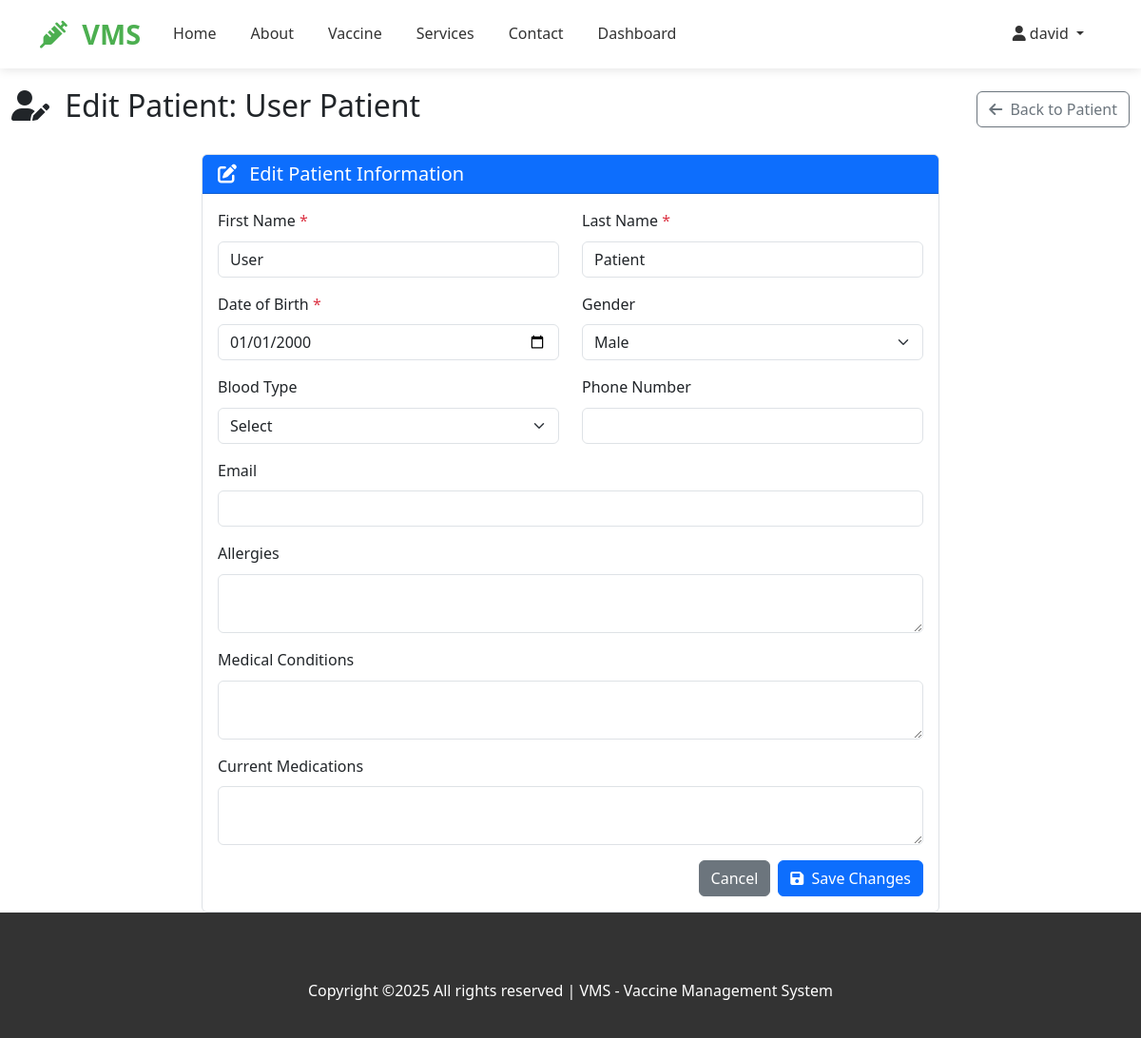
/patient/edit/15/ (signed in), run on the app's committed database.
### vaccineapp/models.py (models this page shows, shortened)
class Patient(models.Model):
    GENDER_CHOICES = [
        ("M", "Male"),
        ("F", "Female"),
        ("O", "Other"),
        ("U", "Unknown"),
    ]
    BLOOD_TYPE_CHOICES = [
        ("A+", "A+"),
        ("A-", "A-"),
        ("B+", "B+"),
        ("B-", "B-"),
        ("AB+", "AB+"),
        ("AB-", "AB-"),
        ("O+", "O+"),
        ("O-", "O-"),
        ("UNK", "Unknown"),
    ]
    user = models.ForeignKey(User, on_delete=models.CASCADE, related_name="patients")
    first_name = models.CharField(max_length=100)
    last_name = models.CharField(max_length=100)
    date_of_birth = models.DateField()
    gender = models.CharField(max_length=1, choices=GENDER_CHOICES, default="U")
    weight = models.DecimalField(
        max_digits=5, decimal_places=2, blank=True, null=True, help_text="Weight in kg"
    )
    height = models.DecimalField(
        max_digits=5, decimal_places=2, blank=True, null=True, help_text="Height in cm"
    )
    blood_type = models.CharField(
        max_length=3, choices=BLOOD_TYPE_CHOICES, blank=True, null=True
    )
    allergies = models.TextField(
        blank=True, null=True, help_text="List any known allergies"
    )
    medical_conditions = models.TextField(
        blank=True, null=True, help_text="List any medical conditions"
    )
    current_medications = models.TextField(
        blank=True, null=True, help_text="List current medications"
    )
    patient_phone = models.CharField(max_length=15, blank=True, null=True)
    patient_email = models.EmailField(blank=True, null=True)
    relationship_to_guardian = models.CharField(
        max_length=50, blank=True, null=True, help_text="e.g., Son, Daughter, Ward"
    )
    medical_record_number = models.CharField(
        max_length=50, blank=True, null=True, unique=True
    )
    created_at = models.DateTimeField(auto_now_add=True)
    updated_at = models.DateTimeField(auto_now=True)
    class Meta:
        ordering = ["-created_at"]
        verbose_name = "Patient"
        verbose_name_plural = "Patients"
    def full_name(self):
        return f"{self.first_name} {self.last_name}"

### vaccineapp/views.py (the view, shortened to what this page needs)
# urls.py: path('patient/edit/<int:patient_id>/', views.edit_patient, name='edit_patient'),
@login_required
def edit_patient(request, patient_id):
    try:
        patient = get_object_or_404(Patient, id=patient_id)
        if patient.user != request.user and not request.user.is_staff:
            messages.error(request, 'You do not have permission to edit this patient.')
            return redirect('dashboard')
        context = {
            'patient': patient,
        }
        return render(request, 'edit_patient.html', context)
    except Exception as e:
        messages.error(request, f'Error editing patient: {str(e)}')
        return redirect('dashboard')

### vaccineapp/templates/edit_patient.html (shortened to what this page needs)
{% extends 'base.html' %}
{% load static %}
{% block content %}
<div class="container-fluid mt-4">
    <div class="row">
        <div class="col-12">
            <div class="d-flex justify-content-between align-items-center mb-4">
                <h1 class="h2">
                    <i class="fas fa-user-edit me-2"></i>
                    Edit Patient: {{ patient.full_name }}
                </h1>
                <a href="{% url 'patient_detail' patient.id %}" class="btn btn-outline-secondary">
                    <i class="fas fa-arrow-left me-1"></i> Back to Patient
                </a>
            </div>
        </div>
    </div>
    <div class="row">
        <div class="col-md-8 mx-auto">
            <div class="card">
                <div class="card-header bg-primary text-white">
                    <h5 class="card-title mb-0">
                        <i class="fas fa-edit me-2"></i>
                        Edit Patient Information
                    </h5>
                </div>
                <div class="card-body">
                    <form method="post" action="{% url 'edit_patient' patient.id %}">
                        <div class="row">
                            <div class="col-md-6 mb-3">
                                <label class="form-label">First Name <span class="text-danger">*</span></label>
                                <input type="text" class="form-control" name="first_name" value="{{ patient.first_name }}" required>
                            </div>
                            <div class="col-md-6 mb-3">
                                <label class="form-label">Last Name <span class="text-danger">*</span></label>
                                <input type="text" class="form-control" name="last_name" value="{{ patient.last_name }}" required>
                            </div>
                        </div>
                        <div class="row">
                            <div class="col-md-6 mb-3">
                                <label class="form-label">Date of Birth <span class="text-danger">*</span></label>
                                <input type="date" class="form-control" name="date_of_birth" value="{{ patient.date_of_birth|date:'Y-m-d' }}" required>
                            </div>
                            <div class="col-md-6 mb-3">
                                <label class="form-label">Gender</label>
                                <select class="form-select" name="gender">
                                    <option value="M" {% if patient.gender == 'M' %}selected{% endif %}>Male</option>
                                </select>
                            </div>
                        </div>
                        <div class="row">
                            <div class="col-md-6 mb-3">
                                <label class="form-label">Blood Type</label>
                                <select class="form-select" name="blood_type">
                                    <option value="">Select</option>
                                </select>
                            </div>
                            <div class="col-md-6 mb-3">
                                <label class="form-label">Phone Number</label>
                                <input type="tel" class="form-control" name="patient_phone" value="{{ patient.patient_phone|default:'' }}">
                            </div>
                        </div>
                        <div class="mb-3">
                            <label class="form-label">Email</label>
                            <input type="email" class="form-control" name="patient_email" value="{{ patient.patient_email|default:'' }}">
                        </div>
                        <div class="mb-3">
                            <label class="form-label">Allergies</label>
                            <textarea class="form-control" name="allergies" rows="2">{{ patient.allergies|default:'' }}</textarea>
                        </div>
                        <div class="mb-3">
                            <label class="form-label">Medical Conditions</label>
                            <textarea class="form-control" name="medical_conditions" rows="2">{{ patient.medical_conditions|default:'' }}</textarea>
                        </div>
                        <div class="mb-3">
                            <label class="form-label">Current Medications</label>
                            <textarea class="form-control" name="current_medications" rows="2">{{ patient.current_medications|default:'' }}</textarea>
                        </div>
                        <div class="d-flex justify-content-end gap-2">
                            <a href="{% url 'patient_detail' patient.id %}" class="btn btn-secondary">Cancel</a>
                            <button type="submit" class="btn btn-primary">
                                <i class="fas fa-save me-1"></i> Save Changes
                            </button>
                        </div>
                    </form>
                </div>
            </div>
        </div>
    </div>
</div>
{% endblock %}

### vaccineapp/templates/base.html (shortened to what this page needs)
{% load static %}
<!DOCTYPE html>
<html lang="{{ request.session.language|default:'en' }}">
<head>
    <link href="https://cdn.jsdelivr.net/npm/bootstrap@5.3.0-alpha1/dist/css/bootstrap.min.css" rel="stylesheet">
    <link rel="stylesheet" href="https://cdnjs.cloudflare.com/ajax/libs/font-awesome/6.0.0/css/all.min.css">
    <link rel="stylesheet" href="{% static 'css/home.css' %}">
</head>
<body>
    <nav class="navbar navbar-expand-lg navbar-light fixed-top">
        <div class="container">
            <a class="navbar-brand" href="{% url 'index' %}">
                <i class="fas fa-syringe me-2"></i>
                VMS
            </a>
            <div class="collapse navbar-collapse" id="navbarNav">
                <ul class="navbar-nav me-auto">
                    <li class="nav-item">
                        <a class="nav-link" href="{% url 'index' %}">Home</a>
                    </li>
                    <li class="nav-item">
                        <a class="nav-link" href="{% url 'about' %}">About</a>
                    </li>
                    <li class="nav-item">
                        <a class="nav-link" href="{% url 'vaccine' %}">Vaccine</a>
                    </li>
                    <li class="nav-item">
                        <a class="nav-link" href="{% url 'service' %}">Services</a>
                    </li>
                    <li class="nav-item">
                        <a class="nav-link" href="{% url 'contact' %}">Contact</a>
                    </li>
                    <li class="nav-item">
                        <a class="nav-link" href="{% url 'dashboard' %}">Dashboard</a>
                    </li>
                </ul>
                <ul class="navbar-nav ms-auto">
                    <li class="nav-item dropdown">
                        <a class="nav-link dropdown-toggle" href="#" role="button" data-bs-toggle="dropdown">
                            <i class="fas fa-user me-1"></i>{{ user.username }}
                        </a>
                    </li>
                </ul>
            </div>
        </div>
    </nav>
    <div class="container mt-2">
        <div class="alert alert-info d-none d-md-block">
            <small>
            </small>
        </div>
    </div>
    <main>
        {% block content %}
        {% endblock %}
    </main>
    <footer class="footer">
        <div class="container">
            <div class="row">
                <div class="col-12 text-center">
                    <p>Copyright ©2025 All rights reserved | VMS - Vaccine Management System</p>
                </div>
            </div>
        </div>
    </footer>
</body>
</html>

### vaccineapp/static/css/home.css (style rules this page uses)
:root { --primary-color: #4caf50; --secondary-color: #2196f3; --dark-color: #333; --light-color: #f8f9fa; }
body { font-family: 'Segoe UI', Tahoma, Geneva, Verdana, sans-serif; line-height: 1.6; }
.navbar { background-color: white; box-shadow: 0 2px 10px rgba(0,0,0,0.1); }
.navbar-brand { font-weight: bold; color: var(--primary-color); font-size: 1.8rem; }
.nav-link { color: var(--dark-color); font-weight: 500; margin: 0 10px; }
.footer { background-color: var(--dark-color); color: white; padding: 70px 0 20px; }

### vaccineapp/templates/base.html (style rules this page uses)
:root { --bg-color: #ffffff; --text-color: #212529; --card-bg: #ffffff; --border-color: #dee2e6; }
body { background-color: var(--bg-color); color: var(--text-color); transition: all 0.3s ease; }
.card { background-color: var(--card-bg); border-color: var(--border-color); }

### data on the page
Patient: full_name "User Patient", first_name "User", last_name "Patient", date_of_birth "01/01/2000"

### other printed values
{{ user.username }} "david"
